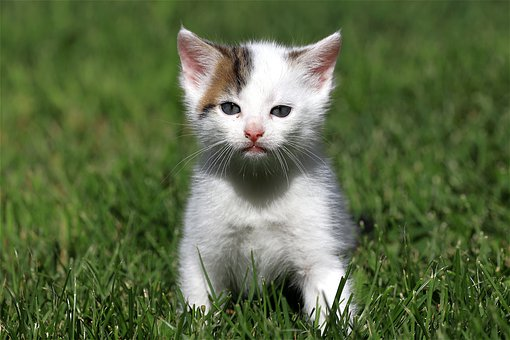
#> input picture Photos/cat.jpg, 510 x 340 px
$ python basic.py
#> lines starting #> are read from the running program, lines starting #| are printed output that depends on the picture; after the words box and inside, x2 and y2 are one past the last pixel; in counts of white or black regions, pixels touching at a corner belong together
import cv2 as cv

img = cv.imread('Photos/cat.jpg')
#> img is the input picture: shape (340, 510, 3); mean B, G, R 67.7, 106.1, 90.8
cv.imshow('Cat',img)
cv.waitKey(0)

#Converting to grayscale
gray = cv.cvtColor(img, cv.COLOR_BGR2GRAY)
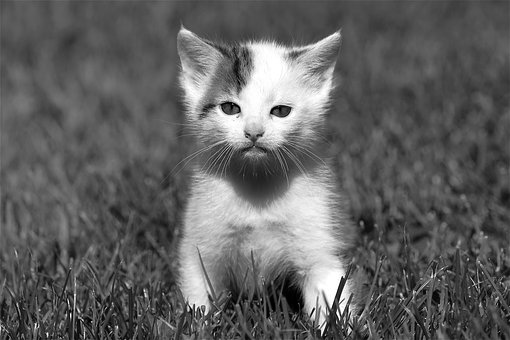
#> gray: shape (340, 510); min 0, max 255, mean 97.1
cv.imshow('Gray',gray)
cv.waitKey(0)

#Blur
blur = cv.GaussianBlur(img, (7,7), cv.BORDER_DEFAULT)
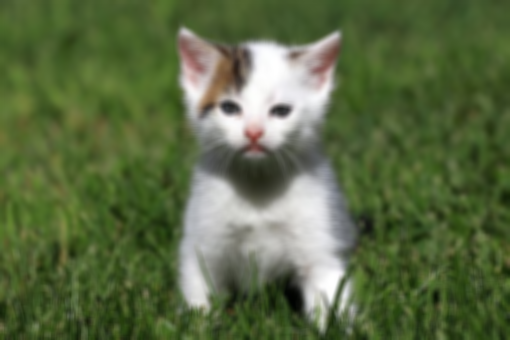
#> blur: shape (340, 510, 3); mean B, G, R 67.6, 106.1, 90.8
cv.imshow('Blur',blur)
cv.waitKey(0)

#Edge Cascade
canny = cv.Canny(blur, 125, 175)
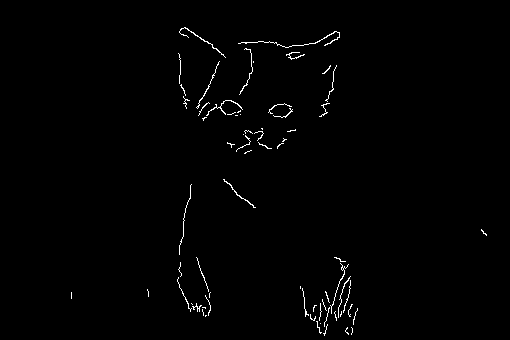
#> canny: shape (340, 510); 0.93% white in thin lines or dots, all inside (x1, y1, x2, y2) = (71, 27, 487, 336)
cv.imshow('Canny Edges',canny)
cv.waitKey(0)

#Dialating the img
dilated = cv.dilate(canny, (3,3), iterations=3)
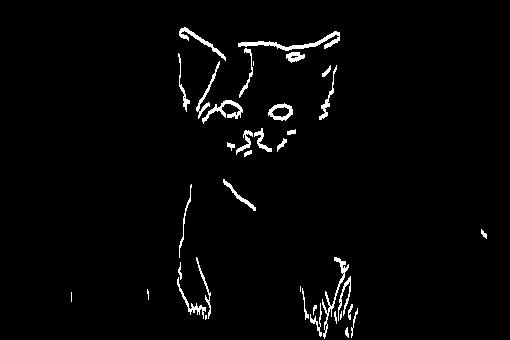
#> dilated: shape (340, 510); 2.3% white; 37 white regions (6 under 20 px), largest, box (x1, y1, x2, y2) and area: (238, 31, 340, 51) 495, (322, 257, 349, 339) 317, (202, 100, 243, 124) 287
cv.imshow('Dilated',dilated)
cv.waitKey(0)

#Eroding
eroded = cv.erode(dilated, (3,3), iterations=3)
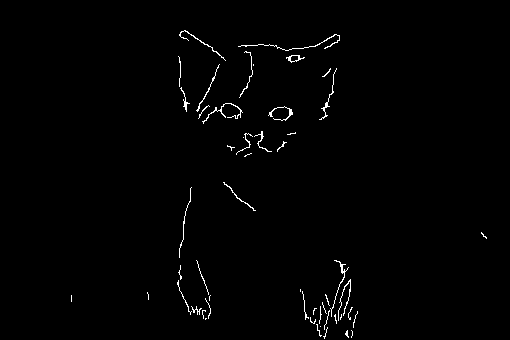
#> eroded: shape (340, 510); 1% white in thin lines or dots, all inside (x1, y1, x2, y2) = (71, 30, 487, 339)
cv.imshow('Eroded',eroded)
cv.waitKey(0)

# Resize
resized = cv.resize(img, (500,500),interpolation=cv.INTER_CUBIC)
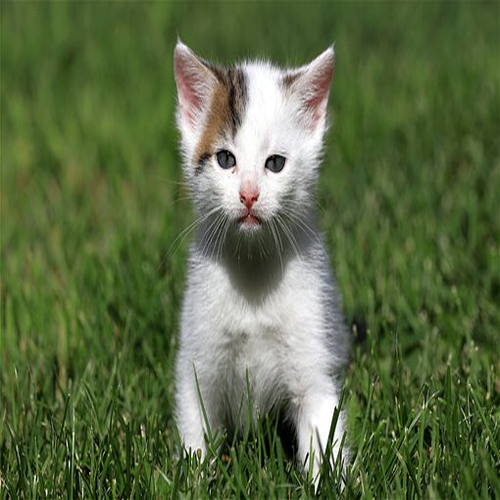
#> resized: shape (500, 500, 3); mean B, G, R 67.7, 106.1, 90.8
cv.imshow('Resized',resized)
cv.waitKey(0)

# Cropping
crop = img[50:200,200:400]
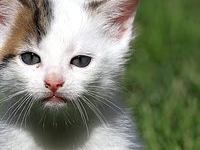
#> crop: shape (150, 200, 3); mean B, G, R 111.6, 131, 126.8
cv.imshow('Cropped',crop)
cv.waitKey(0)

$ run again, with Photos/cringemas.jpg copied over Photos/cat.jpg
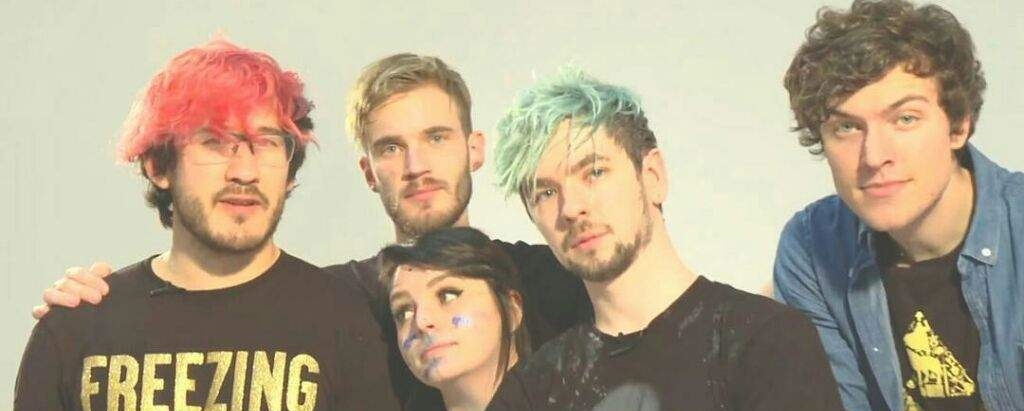
#> input picture Photos/cringemas.jpg, 1024 x 411 px
#> img is the input picture: shape (411, 1024, 3); mean B, G, R 141.3, 164.7, 177.8
#> `canny = cv.Canny(blur, 125, 175)`:
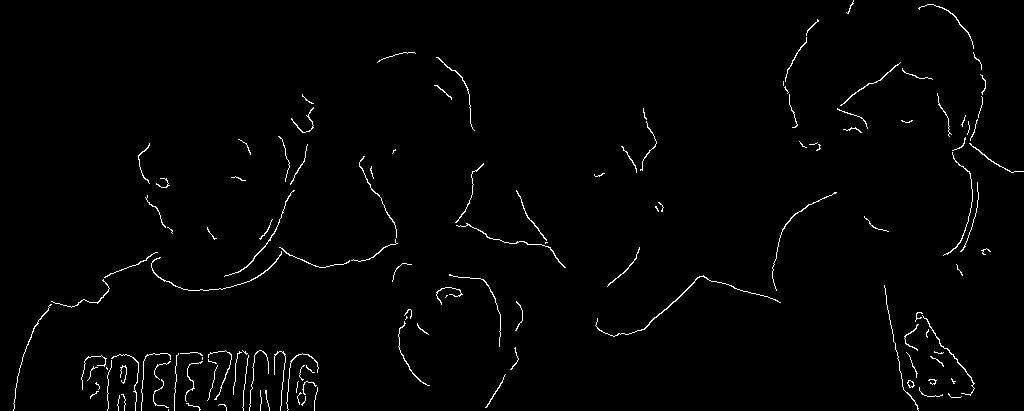
#> canny: shape (411, 1024); 1.4% white in thin lines or dots
#> dilated: shape (411, 1024); 3.5% white; 84 white regions (2 under 20 px), largest, box (x1, y1, x2, y2) and area: (151, 247, 350, 294) 913, (455, 163, 566, 271) 838, (595, 275, 781, 340) 823
#> eroded: shape (411, 1024); 1.5% white in thin lines or dots
#> `crop = img[50:200,200:400]`:
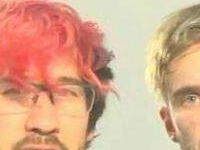
#> crop: shape (150, 200, 3); mean B, G, R 141.4, 170, 217.2

$ run again, with Photos/flower.jpg copied over Photos/cat.jpg
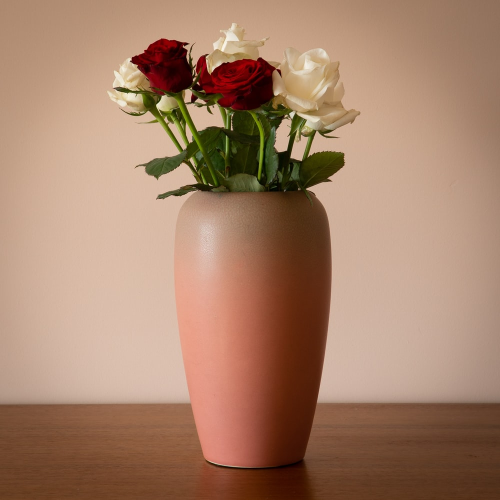
#> input picture Photos/flower.jpg, 1000 x 1000 px (shown at 1/2 size)
#> img is the input picture: shape (1000, 1000, 3); mean B, G, R 106.6, 130.1, 166.9
#> `canny = cv.Canny(blur, 125, 175)`:
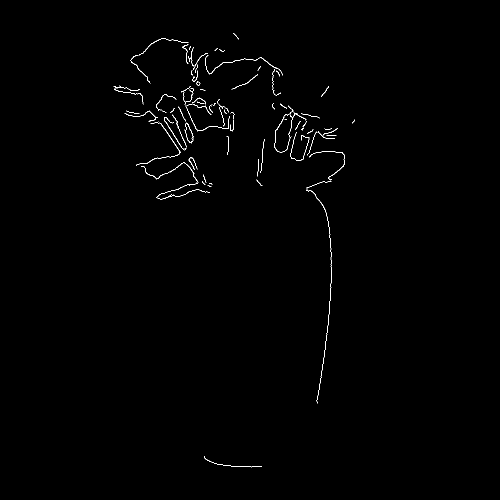
#> canny: shape (1000, 1000) (shown at 1/2 size); 0.5% white in thin lines or dots, all inside (x1, y1, x2, y2) = (227, 66, 710, 935)
#> dilated: shape (1000, 1000); 1.3% white; 63 white regions (4 under 20 px), largest, box (x1, y1, x2, y2) and area: (612, 302, 690, 810) 1489, (362, 173, 459, 266) 1338, (312, 325, 420, 402) 1082
#> eroded: shape (1000, 1000); 0.53% white in thin lines or dots, all inside (x1, y1, x2, y2) = (227, 69, 710, 938)
#> `crop = img[50:200,200:400]`:
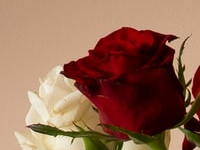
#> crop: shape (150, 200, 3); mean B, G, R 85.7, 106.6, 148.8
